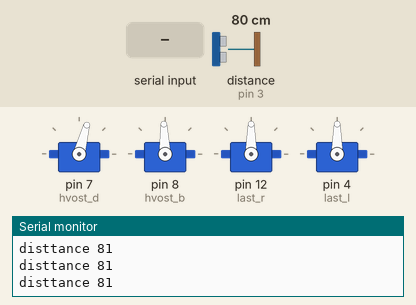
A sketch run on a simulated Arduino Uno, built with avr-gcc and run on an emulated ATmega328P. Parts: 4 × servo, the last lines printed to the serial monitor. Inputs (shaded band) come from the test bench; at power-on: distance to the obstacle (sensor on pin 3) 80 cm. The echo pulse lasts 58.3 µs per cm.

Above: at 1.2 s.
1.3 s: "90,45\n" received over Serial
At 1.6 s:
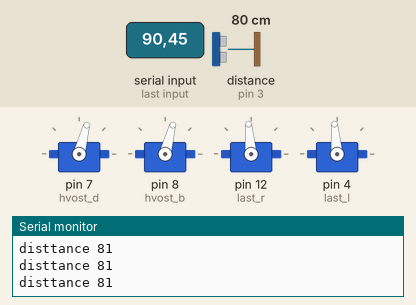
4.3 s: distance to the obstacle (sensor on pin 3) set to 250 cm
At 4.51 s:
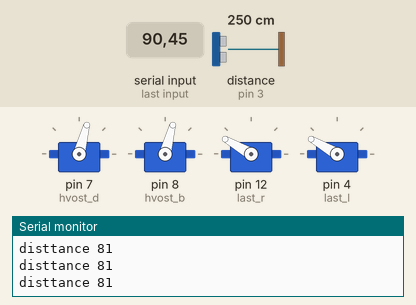
7.3 s: distance to the obstacle (sensor on pin 3) set to 2 cm
At 8.64 s:
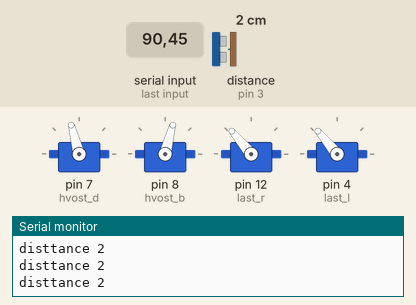
10.3 s: "30,150\n" received over Serial
At 14.8 s:
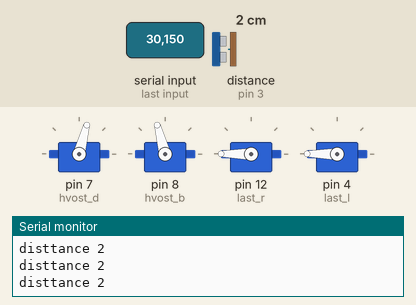
Timing chart, 0 to 16.3 s (numbered marks = the images above; inputs shaded):
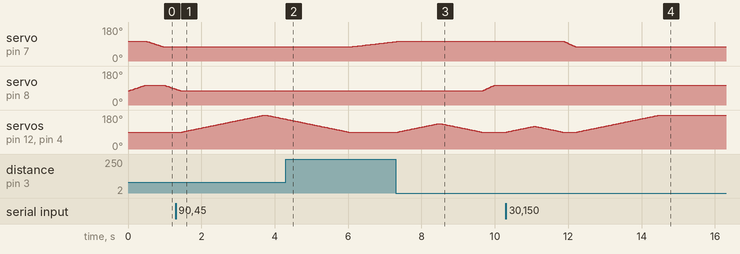

The sketch:

project_index_v.2.ino
```cpp
#include <Servo.h> // библиотека для серво
#include <NewPing.h> // библиотека для echo

//--создаем объекты--//
Servo hvost_d; // первый сервопривод
Servo hvost_b; // второй сервопривод
Servo last_r; // серво для правого ласта
Servo last_l; // серво для левого ласта
//-------------------//

//--подключаем echo--//
#define TRIGGER_PIN  2  // пин trig датчика
#define ECHO_PIN     3  // пин echo датчика
#define MAX_DISTANCE 400 // максимальная дистанция echo
NewPing sonar(TRIGGER_PIN, ECHO_PIN, MAX_DISTANCE);
//-------------------//

int i; // переменная для вращения хвоста

void setup() {
//--подключение серво к пинам--//
  hvost_d.attach(7);
  hvost_b.attach(8);
  last_r.attach(12);
  last_l.attach(4);
//-----------------------------//
  /* питание от внешнего блока питания */
  Serial.begin(9600); // монитор порта

  hvost_d.write(90 + 15);
  hvost_b.write(90 - 15);
  last_r.write(90);
  last_l.write(90);

}

void loop() {
  for (i = -15; i <= 15; i++) {
    hvost_b.write(90 + i);
    delay(rost());
  }

  last();

   for (i = 15; i >= -15; i--) {
    hvost_d.write(90 + i);
    delay(rost());
  }

  last();

   for (i = -15; i <= 15; i++) {
    hvost_b.write(90 - i);
    delay(rost());
  }

  last();

   for (i = 15; i >= -15; i--) {
    hvost_d.write(90 - i);
    delay(rost());
  }

  last();
}

//--функции, используемые в коде--//

int rost() { // функция, возращающая нужную задержку для серво
  int a; // возвращаемая переменная
  unsigned int distance = sonar.ping_cm(); // сохраняем в переменную дистанцию

  Serial.print("disttance ");
  Serial.println(distance);   // выводим дистанцию в порт

  if (distance < 100) { // изменяем задержку в зависимости от растояния
    a = 10;
  } else if (distance < 150) {
    a = 15;
  } else if (distance < 200) {
    a = 20;
  } else if (distance < 250) {
    a = 25;
  } else if (distance < 300) {
    a = 30;
  }
  return a;
}

void last() { // функция для наклона ласт
  int angle; // переменная угла
  int j;

  if (Serial.available() > 0) {
    angle = Serial.parseInt();

    for (j = 0; j <= angle; j++) { // наклоняем ласт
      last_l.write(90 + j);
      last_r.write(90 + j);
      delay(25);
    }

    for (j = angle; j >= 0; j--) { // возвращаем ласт
      last_l.write(90 + j);
      last_r.write(90 + j);
      delay(25);
    }

    Serial.flush(); // очищаем буфер порта
  }
}
```

Measured:
- after the input at 1.3 s, servo on pin 7 (hvost_d): stops changing and stays 75°; servo on pin 8 (hvost_b): goes on until 1.4 s, then stays 75°; servo on pin 12 (last_r), servo on pin 4 (last_l): rises from 90° to 180° in 2.2 s, then falls to 158° in 0.58 s
- after the input at 4.3 s, servo on pin 12 (last_r), servo on pin 4 (last_l): goes on until 6.0 s, then stays 90°
- after the input at 7.3 s, servo on pin 7 (hvost_d): goes on until 7.3 s, then stays 105°
- after the input at 10.3 s, servo on pin 8 (hvost_b): stops changing and stays 105°
- by itself, servo on pin 8 (hvost_b): rises from 75° to 105° in 0.45 s, then falls to 84° in 0.83 s
